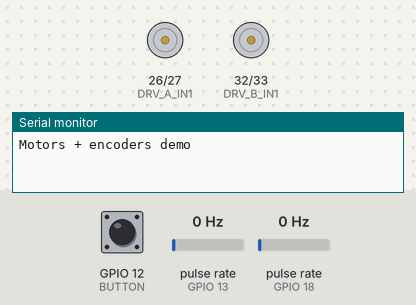
Simulated run of this sketch. Board: ESP32. Shown: motor-driver pin pairs drawn as motors (green arrow = first pin HIGH = forward, orange = second pin HIGH = backward, longer = more drive, scaled by the enable pin), the last lines printed to the serial monitor. Wiring (inferred from the names in the program): 2 × pulse sensor: data GPIO 13 / data GPIO 18. The inputs (shaded band) are chosen by the test bench; at power-on: GPIO 12 (BUTTON) LOW, pulse rate (sensors on GPIO 13, GPIO 18) 0 Hz.

Above: at 1.2 s.
1.3 s: GPIO 12 (BUTTON) pulled HIGH for 0.15 s
At 2.4 s:
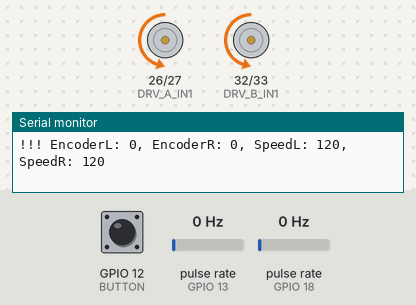
4.4 s: pulse rate (sensor on GPIO 13) set to 2 Hz
7.4 s: pulse rate (sensor on GPIO 18) set to 4 Hz
At 8.53 s:
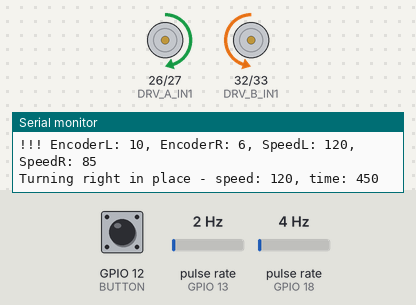
10.4 s: GPIO 12 (BUTTON) pulled HIGH for 1 s
13.4 s: pulse rate (sensor on GPIO 13) set to 4 Hz
16.4 s: pulse rate (sensor on GPIO 18) set to 196 Hz
Timing chart, 0 to 20.4 s (numbered marks = the images above; inputs shaded):
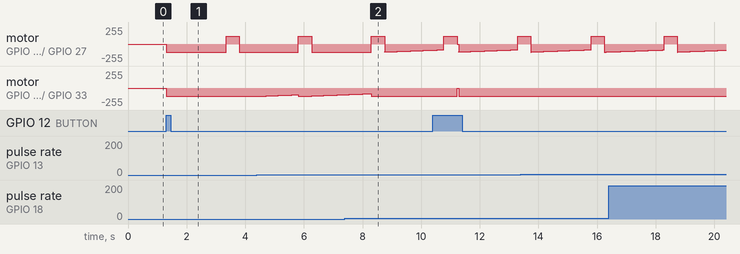

The sketch:

esp32-motors-encoders.ino
```cpp
#include <Arduino.h>
#include <analogWrite.h>

// define motor driver pins and constants
#define DRV_A_IN1 26
#define DRV_A_IN2 27
#define DRV_A_PWM 14

#define DRV_B_IN1 32
#define DRV_B_IN2 33
#define DRV_B_PWM 25

#define CLOCKWISE 1
#define COUNTER_CLOCKWISE 2

// define encoder pins
#define ENCODER_L 13   // digital pin for reading the Speed sensor Left
#define ENCODER_R 18   // digital pin for reading the Speed sensor Right
#define SPEED_CALC_PERIOD 50  // in miliseconds
#define DEBOUNCETIME 1         // in miliseconds


// define button pin
#define BUTTON 12

volatile int interruptCountL = 0;
volatile int interruptCountR = 0;
uint32_t debounceTimeoutL = 0;
uint32_t debounceTimeoutR = 0;
uint32_t debounceTimeoutOldL = 0;
uint32_t debounceTimeoutOldR = 0;
long encoderCountL = 0;
long encoderCountR = 0;
long encoderCountOldL = 0;
long encoderCountOldR = 0;
// Mutexes for synchronizing counter access between ISRs and main loop
portMUX_TYPE muxL = portMUX_INITIALIZER_UNLOCKED;
portMUX_TYPE muxR = portMUX_INITIALIZER_UNLOCKED;

unsigned long startTime = 0;
unsigned long endTime = 0;
unsigned long currentTime = 0;
float rotL = 0;
float rotR = 0;
float rpsL = 0;
float rpsR = 0;

// Interrupt Service Routines
void IRAM_ATTR isrSpeedL() {
  debounceTimeoutL = xTaskGetTickCount();    // get millis() inside ISR
  if (debounceTimeoutL - debounceTimeoutOldL > DEBOUNCETIME) {
    portENTER_CRITICAL_ISR(&muxL);
    interruptCountL++;
    portEXIT_CRITICAL_ISR(&muxL);
    debounceTimeoutOldL = debounceTimeoutL;
  }
}

void IRAM_ATTR isrSpeedR() {
  debounceTimeoutR = xTaskGetTickCount();    // get millis() inside ISR
  if (debounceTimeoutR - debounceTimeoutOldR > DEBOUNCETIME) {
    portENTER_CRITICAL_ISR(&muxR);
    interruptCountR++;
    portEXIT_CRITICAL_ISR(&muxR);
    debounceTimeoutOldR = debounceTimeoutR;
  }
}

void setup()
{
  pinMode(DRV_B_IN1, OUTPUT); //define the LED Pin to OUTPUT;
  pinMode(DRV_B_IN2, OUTPUT); //define the LED Pin to OUTPUT;
  pinMode(DRV_B_PWM, OUTPUT); //define the LED Pin to OUTPUT;
  pinMode(DRV_A_IN1, OUTPUT); //define the LED Pin to OUTPUT;
  pinMode(DRV_A_IN2, OUTPUT); //define the LED Pin to OUTPUT;
  pinMode(DRV_A_PWM, OUTPUT); //define the LED Pin to OUTPUT;
  pinMode(BUTTON, INPUT); //define the button Pin to INPUT;

  // encoders reading setup
  pinMode(ENCODER_L, INPUT); // Sets the echoPin as an INPUT
  pinMode(ENCODER_R, INPUT); // Sets the echoPin as an INP
  attachInterrupt(digitalPinToInterrupt(ENCODER_L), isrSpeedL, CHANGE ); // attach iterrupt to speed sensor SpeedL pin, detects every change high->low and low->high
  attachInterrupt(digitalPinToInterrupt(ENCODER_R), isrSpeedR, CHANGE ); // attach iterrupt to speed sensor SpeedR pin, detects every change high->low and low->high
  Serial.begin(115200); // // Serial Communication is starting with 115200 of baudrate speed
  Serial.println("Motors + encoders demo"); // print some text in Serial Monitor
  startTime = millis();
  endTime = startTime + SPEED_CALC_PERIOD;

}
void loop()
{
  // motors demo
  int val = digitalRead(BUTTON); //digital read the button pin
  if (val == HIGH) //if the button is not pressed;
  {
    int speed = 120;
    int timeForwardMs = 2000;
    int timeTurnRightMs = 450;
    for ( int i = 0; i < 4; i++) {
      Serial.printf("Moving forward - speed: %d, time: %d\n", speed, timeForwardMs);
      moveForward(speed, timeForwardMs);
      Serial.printf("Turning right in place - speed: %d, time: %d\n", speed, timeTurnRightMs);
      turnRightInPlace(speed, timeTurnRightMs);
      //    moveBackward(speed, timeMs);
    }
  }
  delay(50);
}

void trunMotorsOff() {
  digitalWrite(DRV_A_IN1, LOW);
  digitalWrite(DRV_A_IN2, LOW);
  digitalWrite(DRV_B_IN1, LOW);
  digitalWrite(DRV_B_IN2, LOW);
}

void setMotorDirection(int motor, int direction) {
  switch (direction) {
    case CLOCKWISE:
      digitalWrite(motor == 1 ? DRV_A_IN1 : DRV_B_IN1, HIGH);
      digitalWrite(motor == 1 ? DRV_A_IN2 : DRV_B_IN2, LOW);
      break;
    case COUNTER_CLOCKWISE:
      digitalWrite(motor == 1 ? DRV_A_IN1 : DRV_B_IN1, LOW);
      digitalWrite(motor == 1 ? DRV_A_IN2 : DRV_B_IN2, HIGH);
      break;

  }
}

void setMotorSpeed(int motor, int speed) {
  switch (motor) {
    case 1: analogWrite(DRV_A_PWM, speed); break;
    case 2: analogWrite(DRV_B_PWM, speed); break;
  }
}

// encoders
void updateEncoderData() {
  if (interruptCountL > 0) {
    portENTER_CRITICAL(&muxL);
    encoderCountL += interruptCountL;
    interruptCountL = 0;
    portEXIT_CRITICAL(&muxL);
    Serial.printf("An interruptL has occurred. Total: %d\n", encoderCountL);
  }

  if (interruptCountR > 0) {
    portENTER_CRITICAL(&muxR);
    encoderCountR += interruptCountR;
    interruptCountR = 0;
    portEXIT_CRITICAL(&muxR);
    Serial.printf("An interruptR has occurred. Total: %d\n", encoderCountR);
  }

  // Calculating the speed
  currentTime = millis();
  if (currentTime > endTime) {
    rotL = (encoderCountL - encoderCountOldL) / 40.0;   // 1 rotation = 2 x 20 impulses;
    encoderCountOldL = encoderCountL;
    rotR = (encoderCountR - encoderCountOldR) / 40.0;   // 1 rotation = 2 x 20 impulses;
    encoderCountOldR = encoderCountR;
    rpsL = (rotL * 1000) / (currentTime - startTime); // rotations per second
    rpsR = (rotR * 1000) / (currentTime - startTime); // rotations per second
    // Displays the distance on the Serial Monitor
    Serial.printf("RotationsL: %8.2f, RotationsR: %8.2f | SpeedL: %8.2f rps, SpeedR: %8.2f rps\n", rotL, rotR, rpsL, rpsR);
    startTime = millis();
    endTime = startTime + SPEED_CALC_PERIOD;
  }
}

void resetEncoderCounters() {
  encoderCountL = 0;
  encoderCountR = 0;
  encoderCountOldL = 0;
  encoderCountOldR = 0;
}

// higher order commands
void moveForward(int speed, int timeMs) {
  int startTime = millis();
  int endTime = startTime + timeMs;
  int delayMs = timeMs / SPEED_CALC_PERIOD;
  int speedL = speed;
  int speedR = speed;
  setMotorDirection(1, COUNTER_CLOCKWISE);
  setMotorDirection(2, COUNTER_CLOCKWISE);
  resetEncoderCounters(); // zero encoder counters
  while (millis() < endTime) {
    updateEncoderData();
    int difference = encoderCountR - encoderCountL;
    if (difference > 0) {
      speedR += 1;
    }
    if (difference < 0) {
      speedL += 1;
    }
    if (speedL > speed) {
      speedR -= speedL - speed;
      speedL = speed;
    }
    if (speedR > speed) {
      speedL -= speedR - speed;
      speedR = speed;
    }

    setMotorSpeed(1, speedL);
    setMotorSpeed(2, speedR);
    Serial.printf("!!! EncoderL: %d, EncoderR: %d, SpeedL: %d, SpeedR: %d\n", encoderCountL, encoderCountR, speedL, speedR);
    delay(SPEED_CALC_PERIOD);
  }
  trunMotorsOff();
}

void moveBackward(int speed, int timeMs) {
  setMotorDirection(1, CLOCKWISE);
  setMotorDirection(2, CLOCKWISE);
  setMotorSpeed(1, speed);
  setMotorSpeed(2, speed);
  delay(timeMs);
  trunMotorsOff();
}

void turnLeftInPlace(int speed, int timeMs) {
  setMotorDirection(1, COUNTER_CLOCKWISE);
  setMotorDirection(2, CLOCKWISE);
  setMotorSpeed(1, speed);
  setMotorSpeed(2, speed);
  delay(timeMs);
  trunMotorsOff();
}

void turnRightInPlace(int speed, int timeMs) {
  setMotorDirection(1, CLOCKWISE);
  setMotorDirection(2, COUNTER_CLOCKWISE);
  setMotorSpeed(1, speed);
  setMotorSpeed(2, speed);
  delay(timeMs);
  trunMotorsOff();
}
```

Measured:
- after the input at 1.3 s, motor on GPIO 26 (DRV_A_IN1) / GPIO 27 (DRV_A_IN2): stopped → backward 120/255 at once, → forward 120/255 2.0 s later, → backward 120/255 0.45 s later; motor on GPIO 32 (DRV_B_IN1) / GPIO 33 (DRV_B_IN2): stopped → backward 120/255 at once
- after the input at 7.4 s, motor on GPIO 32 (DRV_B_IN1) / GPIO 33 (DRV_B_IN2): goes on until 8.3 s, then stays backward 120/255
